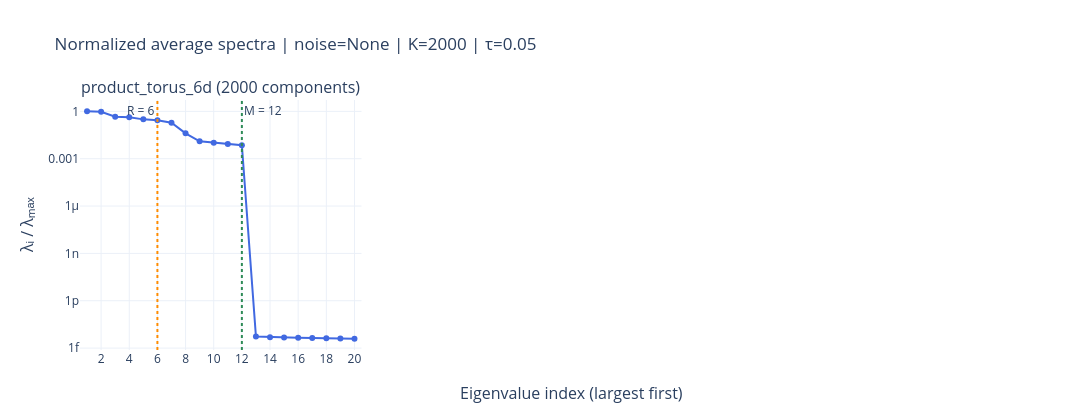

Source (notebook cell):
### Markdown cell above
## Normalized average spectrum

Divide each manifold's average spectrum by its largest eigenvalue:
$\bar{\lambda}_i / \max_j \bar{\lambda}_j$. Average across components first,
then normalize, so each curve starts at 1.

The grid has three panels per row and 20 eigenvalues per type. `product_torus_12d`
has a separate figure with 30 eigenvalues. Both use shared y-axis limits across
the normalized spectra, separate from the raw eigenvalue limits above.
The plots use the same `LOG_SCALE` setting; zero eigenvalues are omitted on a log scale.

### Code cell
normalized_mean_spectra = {}
for name, mean_spectrum in mean_spectra.items():
    lambda_max = mean_spectrum.max()
    assert lambda_max > 0, f"{name}: normalization requires a positive largest eigenvalue."
    normalized_mean_spectra[name] = mean_spectrum / lambda_max

plot_average_spectra(
    normalized_mean_spectra, title="Normalized average spectra", y_title="λᵢ / λₘₐₓ",
)

### Figure 1 — Plotly figure (JSON) as saved in the notebook; plotly's stock layout.template omitted (floating-point values rounded to 4 significant figures)
{"data": [{"line": {"color": "royalblue"}, "marker": {"size": 6}, "mode": "lines+markers", "name": "product_torus_6d", "type": "scatter", "x": [1, 2, 3, 4, 5, 6, 7, 8, 9, 10, 11, 12, 13, 14, 15, 16, 17, 18, 19, 20], "xaxis": "x", "y": [1.0, 0.9308, 0.4605, 0.4175, 0.3111, 0.2733, 0.1883, 0.04034, 0.01271, 0.01013, 0.008598, 0.007128, 5.348e-15, 4.922e-15, 4.735e-15, 4.555e-15, 4.378e-15, 4.226e-15, 4.092e-15, 3.968e-15], "yaxis": "y"}], "layout": {"annotations": [{"font": {"size": 16}, "showarrow": false, "text": "product_torus_6d (2000 components)", "x": 0.1433, "xanchor": "center", "xref": "paper", "y": 1, "yanchor": "bottom", "yref": "paper"}, {"font": {"size": 16}, "showarrow": false, "text": "Eigenvalue index (largest first)", "x": 0.5, "xanchor": "center", "xref": "paper", "y": 0, "yanchor": "top", "yref": "paper", "yshift": -30}, {"font": {"size": 16}, "showarrow": false, "text": "λᵢ / λₘₐₓ", "textangle": -90, "x": 0, "xanchor": "right", "xref": "paper", "xshift": -40, "y": 0.5, "yanchor": "middle", "yref": "paper"}, {"showarrow": false, "text": "R = 6", "x": 6, "xanchor": "right", "xref": "x", "y": 1, "yanchor": "top", "yref": "y domain"}, {"showarrow": false, "text": "M = 12", "x": 12, "xanchor": "left", "xref": "x", "y": 1, "yanchor": "top", "yref": "y domain"}], "height": 420, "hovermode": "x unified", "margin": {"b": 70, "l": 80, "r": 30, "t": 100}, "shapes": [{"line": {"color": "darkorange", "dash": "dot"}, "type": "line", "x0": 6, "x1": 6, "xref": "x", "y0": 0, "y1": 1, "yref": "y domain"}, {"line": {"color": "seagreen", "dash": "dot"}, "type": "line", "x0": 12, "x1": 12, "xref": "x", "y0": 0, "y1": 1, "yref": "y domain"}], "showlegend": false, "title": {"text": "Normalized average spectra | noise=None | K=2000 | τ=0.05"}, "width": 1600, "xaxis": {"anchor": "y", "domain": [0, 0.2867], "dtick": 2, "range": [0.5, 20.5], "showticklabels": true}, "yaxis": {"anchor": "x", "domain": [0, 1], "range": [-15.12, 0.7201], "showticklabels": true, "type": "log"}}}
